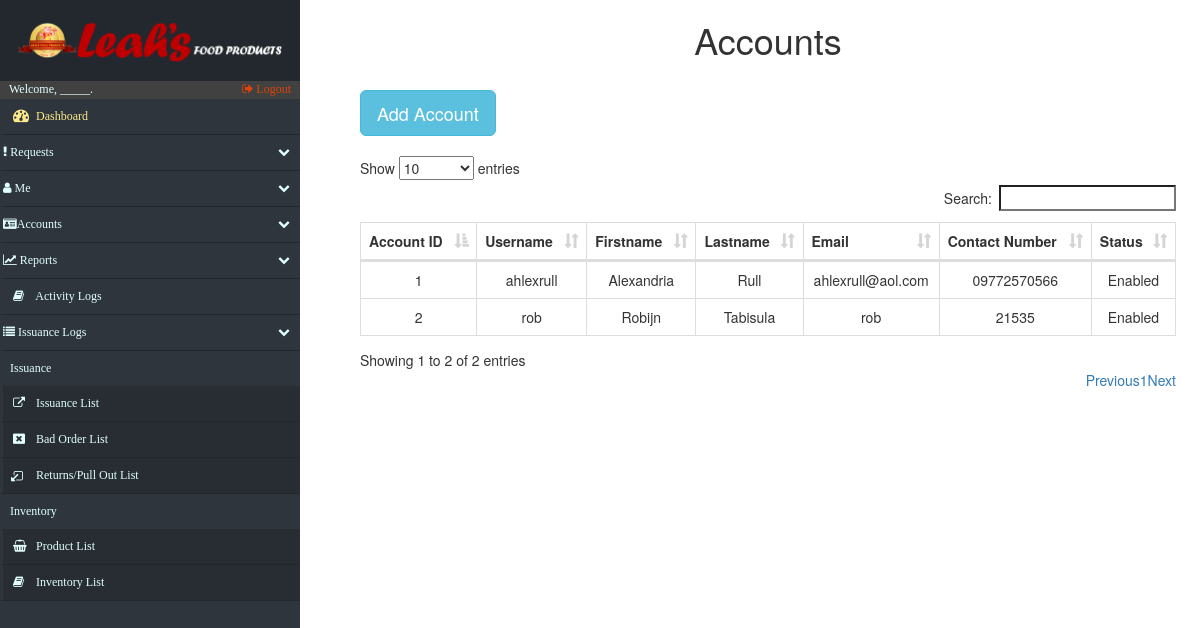
Page /Settings.php on the committed database.
### tables this page shows
CREATE TABLE `accounts` (
  `acc_id` int(12) NOT NULL,
  `username` varchar(15) NOT NULL,
  `first_name` varchar(20) NOT NULL,
  `last_name` varchar(20) NOT NULL,
  `password` varchar(100) NOT NULL,
  `email` varchar(20) NOT NULL,
  `contact_no` varchar(20) NOT NULL,
  `status` varchar(10) NOT NULL DEFAULT 'Disabled',
  `acctype_id` int(12) DEFAULT NULL,
  `location` varchar(50) DEFAULT NULL
);

### Settings.php (the view, shortened to what this page needs)
<!DOCTYPE html>
<html lang="en">
<head>
    <?php include('fragments/config.php') ?>
    <link rel="stylesheet" href="https://maxcdn.bootstrapcdn.com/bootstrap/3.3.7/css/bootstrap.min.css">
    <link href="src/css/datatables.css" rel="stylesheet">
    <link href="//maxcdn.bootstrapcdn.com/font-awesome/4.2.0/css/font-awesome.min.css" rel="stylesheet">
    <link href="src/css/sidebar.css" rel="stylesheet">
    <link href="src/css/custom.css" rel="stylesheet">
</head>
<body>
    <div class="nav-side-menu">
        <div class="brand">
            <div class="brandtext"></div>
        </div>
        <div class="user_info">
            <span>Welcome, _____. </span>
            <a href="fragments/logout.php">
                <i class="fa fa-sign-out" aria-hidden="true"></i> Logout
            </a>
        </div>
        <div class="menu-list">
            <ul id="menu-content" class="menu-content collapse out">
                <li>
                    <a id="dashboard_txt" href="index.php">
                        <i class="fa fa-dashboard fa-lg"></i> Dashboard
                    </a>
                </li>
                <li data-toggle="collapse" data-target="#products" class="collapsed">
                    <i class="fa fa-exclamation"></i> Requests <span class="arrow"></span>
                </li>
                <li data-toggle="collapse" data-target="#service" class="collapsed">
                    <i class="fa fa-user"></i> Me <span class="arrow"></span>
                </li>
                <li data-toggle="collapse" data-target="#accounts" class="collapsed">
                    <i class="fa fa-id-card" aria-hidden="true"></i>Accounts <span class="arrow"></span>
                </li>
                <li data-toggle="collapse" data-target="#reports" class="collapsed">
                    <i class="fa fa-line-chart" aria-hidden="true"></i> Reports <span class="arrow"></span>
                </li>
                <li>
                    <a href="log_Activity.php">
                        <i class="fa fa-book"></i> Activity Logs
                    </a>
                </li>
                <li data-toggle="collapse" data-target="#issue" class="collapsed">
                    <i class="fa fa-list" aria-hidden="true"></i> Issuance Logs <span class="arrow"></span>
                </li>
                <div class="sub-menu_nct">
                    <span class="sub-menu">Issuance
                    </span>
                </div>
                <li class="sub-menu_nc">
                    <a href="issuance.php">
                        <i class="fa fa-external-link" aria-hidden="true"></i> Issuance List
                    </a>
                </li>
                <li class="sub-menu_nc">
                    <a href="issuance_BadOrder.php">
                        <i class="fa fa-window-close" aria-hidden="true"></i> Bad Order List
                    </a>
                </li>
                <li class="sub-menu_nc">
                    <a href="issuance_Returns.php">
                        <i class="fa fa-external-link fa-rotate-180" aria-hidden="true"></i> Returns/Pull Out List
                    </a>
                </li>
                <div class="sub-menu_nct">
                    <span class="sub-menu">Inventory
                    </span>
                </div>
                <li class="sub-menu_nc">
                    <a class="sub-menu_nc" href="products.php">
                        <i class="fa fa-shopping-basket"> </i> Product List
                    </a>
                </li>
                <li class="sub-menu_nc">
                    <a href="inventory.php">
                        <i class="fa fa-book"> </i> Inventory List
                    </a>
                </li>
            </ul>
        </div>
    </div>
    <div id="page-content-wrapper">
        <div class="containers">
            <table class="table table-striped table-bordered">
                <h1 align="center">Accounts</h1>
            </table>
            <?php
							$retrieve = ("SELECT acc_id, username, first_name, last_name, email, contact_no, status FROM accounts ");
							$results = mysqli_query($db, $retrieve);
						?>
                <table class="table table-striped table-bordered">
                    <button type="button" class="btn btn-info btn-lg" data-toggle="modal" data-target="#myModal">Add Account</button>
                </table>
                <table id="datatables" class="table table-hover table-bordered dataTable" cellspacing="0" width="100%" role="grid" aria-describedby="myTable_info" style="width: 100%;">
                    <thead>
                        <tr>
                            <th>Account ID</th>
                            <th>Username</th>
                            <th>Firstname</th>
                            <th>Lastname</th>
                            <th>Email</th>
                            <th>Contact Number</th>
                            <th>Status</th>
                        </tr>
                    </thead>
                    <tbod y>
                        <?php
							foreach ($results as $data):
						?>
                            <tr>
                                <td data-title="accountID">
                                    <?php echo $data["acc_id"]; ?>
                                </td>
                                <td data-title="user_name">
                                    <?php echo $data["username"]; ?>
                                </td>
                                <td data-title="fname">
                                    <?php echo $data["first_name"]; ?>
                                </td>
                                <td data-title="lname">
                                    <?php echo $data["last_name"]; ?>
                                </td>
                                <td data-title="mail">
                                    <?php echo $data["email"]; ?>
                                </td>
                                <td data-title="cno">
                                    <?php echo $data["contact_no"]; ?>
                                </td>
                                <td data-title="status">
                                    <?php echo $data["status"]; ?>
                                </td>
                            </tr>
                            <?php
							endforeach;
						?>
                </table>
        </div>
    </div>
</body>
</html>

### src/css/datatables.css (style rules this page uses)
table.dataTable { clear: both; width: auto; text-align: center; margin-top: 6px !important; margin-bottom: 6px !important; max-width: none !important; border-collapse: separate !important }
table.dataTable td, table.dataTable th { -webkit-box-sizing: content-box; box-sizing: content-box }
table.dataTable thead>tr>th.sorting_asc, table.dataTable thead>tr>th.sorting_desc, table.dataTable thead>tr>th.sorting, table.dataTable thead>tr>td.sorting_asc, table.dataTable thead>tr>td.sorting_desc, table.dataTable thead>tr>td.sorting { padding-right: 30px }
table.dataTable thead .sorting, table.dataTable thead .sorting_asc, table.dataTable thead .sorting_desc, table.dataTable thead .sorting_asc_disabled, table.dataTable thead .sorting_desc_disabled { cursor: pointer; position: relative }
table.dataTable thead .sorting:after, table.dataTable thead .sorting_asc:after, table.dataTable thead .sorting_desc:after, table.dataTable thead .sorting_asc_disabled:after, table.dataTable thead .sorting_desc_disabled:after { position: absolute; bottom: 8px; right: 8px; display: block; font-family: 'Glyphicons Halflings'; opacity: 0.5 }
table.dataTable thead .sorting:after { opacity: 0.2; content: "\e150" }
table.dataTable thead .sorting_asc:after { content: "\e155" }
table.table-bordered.dataTable th, table.table-bordered.dataTable td { border-left-width: 0 }
table.table-bordered.dataTable th:last-child, table.table-bordered.dataTable th:last-child, table.table-bordered.dataTable td:last-child, table.table-bordered.dataTable td:last-child { border-right-width: 0 }
table.table-bordered.dataTable tbody th, table.table-bordered.dataTable tbody td { border-bottom-width: 0 }

### src/css/sidebar.css (style rules this page uses)
.nav-side-menu { overflow: hidden; font-family: verdana; font-size: 12px; font-weight: 200; background-color: #2e353d; position: fixed; top: 0px; width: 300px; height: 100%; color: #e1ffff; }
.nav-side-menu .brand { background-color: #23282e; line-height: 50px; display: block; text-align: center; font-size: 14px; }
.nav-side-menu ul, .nav-side-menu li { list-style: none; padding: 0px; margin: 0px; line-height: 35px; cursor: pointer; }
.nav-side-menu li { padding-left: 0px; border-left: 3px solid #2e353d; border-bottom: 1px solid #23282e; }
.nav-side-menu li a { text-decoration: none; color: #e1ffff; }
.nav-side-menu li a i { padding-left: 10px; width: 20px; padding-right: 20px; }
@media (min-width: 800px) { .nav-side-menu .menu-list .menu-content { display: block; } }
body { margin: 0px; padding: 0px; }
#dashboard_txt { color: #fcea8b; }
.sub-menu_nc { background-color: #272d33; }
.sub-menu_nct { padding-left: 10px; }
.nav-side-menu .brand .brandtext { padding: 4%; content: url(../img/LeahsTextAlter.PNG); width: 100%; text-align: center; }
.user_info { background-color: #414141; }
.user_info a { float: right; padding-right: 3%; color: #dd430a; }
.user_info span { padding-left: 3% }
.sub-menu_nc a { display: block; }
.menu-content > li a { display: inline-block; width: 100%; }

### src/css/custom.css (style rules this page uses)
.containers { padding: 0px; margin: 0px; float: right; width: 79%; padding-right: 5%; }
@media (max-width: 1600px) { .containers { width: 75%; padding-right: 4%; } }
@media (max-width: 1400px) { .containers { width: 73%; padding-right 3%;: } }
@media (max-width: 1260px) { .containers { width: 70%; padding-right: 2%; } }

### rows in the picture
accounts: acc_id "1", username "ahlexrull", first_name "Alexandria", last_name "Rull", email "ahlexrull@aol.com", contact_no "09772570566", status "Enabled"
accounts: acc_id "2", username "rob", first_name "Robijn", last_name "Tabisula", email "rob", contact_no "21535", status "Enabled"
